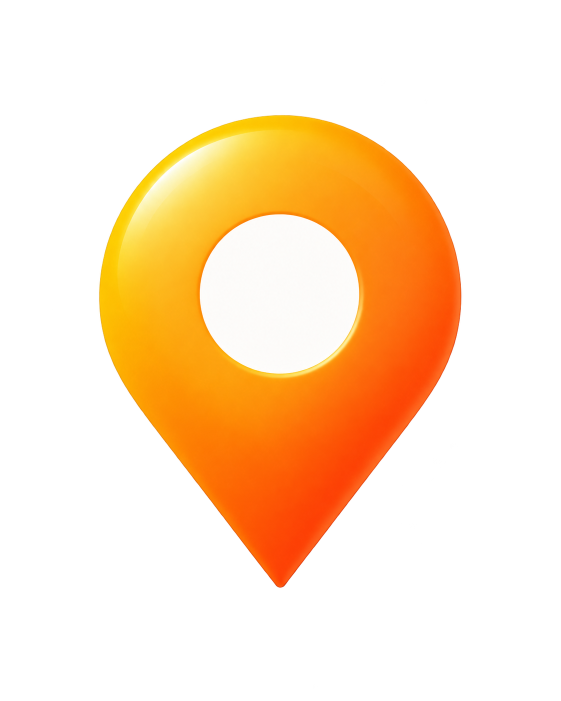
#> input picture assets/024c5794a0838d3bc967ad5b31778961cf975f03.png, 1122 x 1402 px (shown at 1/2 size); its folder holds 4 pictures in this run
$ python prepare-performance-assets.py ../assets/024c5794a0838d3bc967ad5b31778961cf975f03.png
#> lines starting #> are read from the running program, lines starting #| are printed output that depends on the picture
"""Create pixel-identical web images; retain all original pictures and fonts.

Requires Pillow. Run from the repository root. An optional
.local/performance-pages.json inventory prioritizes the currently used screens.
"""
import hashlib
import io
import json
import sys
from concurrent.futures import ThreadPoolExecutor
from pathlib import Path

from PIL import Image

ROOT = Path(__file__).resolve().parent.parent
OUT = ROOT / 'assets' / 'optimized'
OUT.mkdir(exist_ok=True)
digest = lambda b: hashlib.sha256(b).hexdigest()
inventory = ROOT / '.local' / 'performance-pages.json'
priority = json.loads(inventory.read_text('utf-8'))['assets'] if inventory.exists() else []
paths = list(dict.fromkeys(priority + [p.relative_to(ROOT).as_posix() for p in sorted((ROOT / 'assets').glob('*.png'))]))


def encode(path):
    original = ROOT / path
    raw = original.read_bytes()
    if len(raw) < 12000:
        return None
    image = Image.open(original).convert('RGBA')
    data = io.BytesIO()
    image.save(data, format='WEBP', lossless=True, exact=True, method=4,
        icc_profile=image.info.get('icc_profile', b''), exif=image.info.get('exif', b''))
    encoded = data.getvalue()
    if len(encoded) >= len(raw) * .8:
        return None
    restored = Image.open(io.BytesIO(encoded)).convert('RGBA')
    if image.size != restored.size or image.tobytes() != restored.tobytes():
        raise RuntimeError('Lossless verification failed: ' + path)
    return path, encoded, {'file': 'assets/optimized/' + original.stem + '.webp', 'width': image.width,
        'height': image.height, 'originalBytes': len(raw), 'bytes': len(encoded),
        'originalSha256': digest(raw), 'sha256': digest(encoded), 'rgbaSha256': digest(image.tobytes())}


images, total = {}, 0
# Keep the public site below Pages' size limit while retaining old PNG URLs.
if '--reuse-images' in sys.argv:
    for target in sorted(OUT.glob('*.webp')):
        original = ROOT / 'assets' / (target.stem + '.png')
        raw, data = original.read_bytes(), target.read_bytes()
        image, restored = Image.open(original).convert('RGBA'), Image.open(target).convert('RGBA')
        assert image.size == restored.size and image.tobytes() == restored.tobytes(), str(target)
        images[original.relative_to(ROOT).as_posix()] = {'file': target.relative_to(ROOT).as_posix(),
            'width': image.width, 'height': image.height, 'originalBytes': len(raw), 'bytes': len(data),
            'originalSha256': digest(raw), 'sha256': digest(data), 'rgbaSha256': digest(image.tobytes())}
        total += len(data)
    print(json.dumps({'verifiedImages': len(images), 'webpBytes': total}), flush=True)
else:
    with ThreadPoolExecutor(max_workers=4) as pool:
        for start in range(0, len(paths), 16):
            for result in pool.map(encode, paths[start:start + 16]):
                if result:
                    path, data, entry = result
                    if total + len(data) <= 130_000_000:
                        (ROOT / entry['file']).write_bytes(data)
                        images[path] = entry
                        total += len(data)
            print(json.dumps({'processed': min(start + 16, len(paths)), 'images': len(images), 'webpBytes': total}), flush=True)
            if total >= 129_000_000:
                break
#> this loop made 1 pass
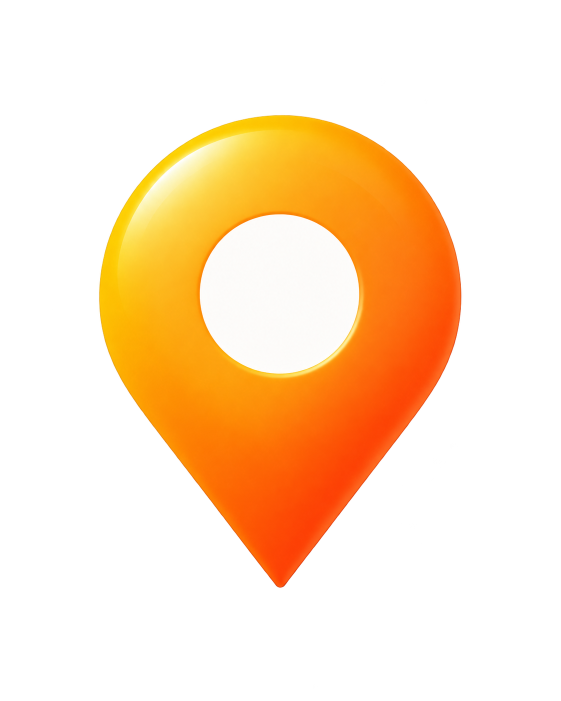
#> input picture assets/024c5794a0838d3bc967ad5b31778961cf975f03.png, 1122 x 1402 px (shown at 1/2 size)
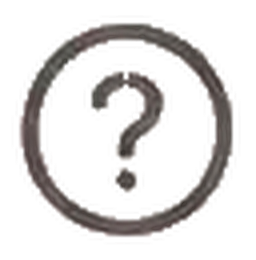
#> input picture assets/049dff352133211b90091f2336c188789273829d.png, 256 x 260 px
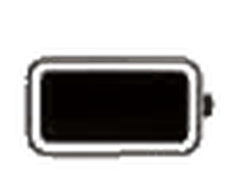
#> input picture assets/06a7eea1b28d4aa1f889b5b6d008b014764e6d78.png, 248 x 184 px
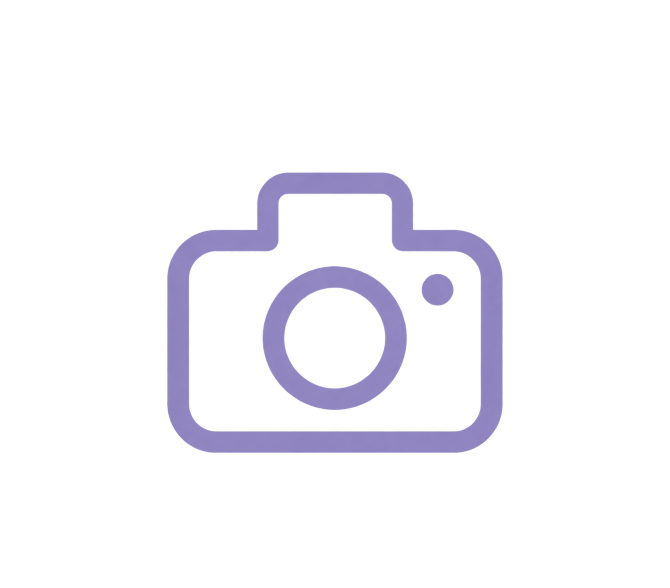
#> input picture assets/088353bbd9185d4888e3b14dcbfd91b7b50c3328.png, 1339 x 1175 px (shown at 1/2 size)


manifest = {'version': 1, 'images': images}
(OUT / 'manifest.json').write_text(json.dumps(manifest, ensure_ascii=False, separators=(',', ':')) + '\n', 'utf-8')
print(json.dumps({'images': len(images), 'webpBytes': total, 'originalImageBytes': sum(e['originalBytes'] for e in images.values()), 'pixelsIdentical': True}), flush=True)
